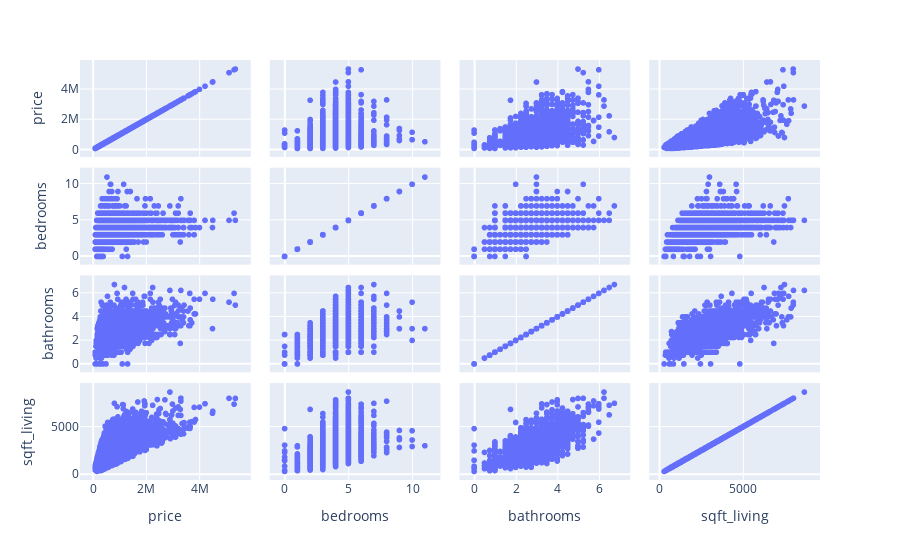

Source (notebook cell):
### Code cell
import plotly.express as px

figura = px.scatter_matrix(data_frame=datos, 
                           dimensions=["price", "bedrooms", "bathrooms", "sqft_living" ])
figura.show()

### Figure 1 — Plotly figure (JSON) as saved in the notebook; plotly's stock layout.template omitted (floating-point values rounded to 4 significant figures; data arrays with more than 128 entries replaced by an {"elided": "..."} marker saying what was removed)
{"data": [{"dimensions": [{"axis": {"matches": true}, "label": "price", "values": {"elided": "21605 int values"}}, {"axis": {"matches": true}, "label": "bedrooms", "values": {"elided": "21605 int values"}}, {"axis": {"matches": true}, "label": "bathrooms", "values": {"elided": "21605 float values"}}, {"axis": {"matches": true}, "label": "sqft_living", "values": {"elided": "21605 int values"}}], "hovertemplate": "%{xaxis.title.text}=%{x}<br>%{yaxis.title.text}=%{y}<extra></extra>", "legendgroup": "", "marker": {"color": "#636efa", "symbol": "circle"}, "name": "", "showlegend": false, "type": "splom"}], "layout": {"dragmode": "select", "legend": {"tracegroupgap": 0}, "margin": {"t": 60}}}
